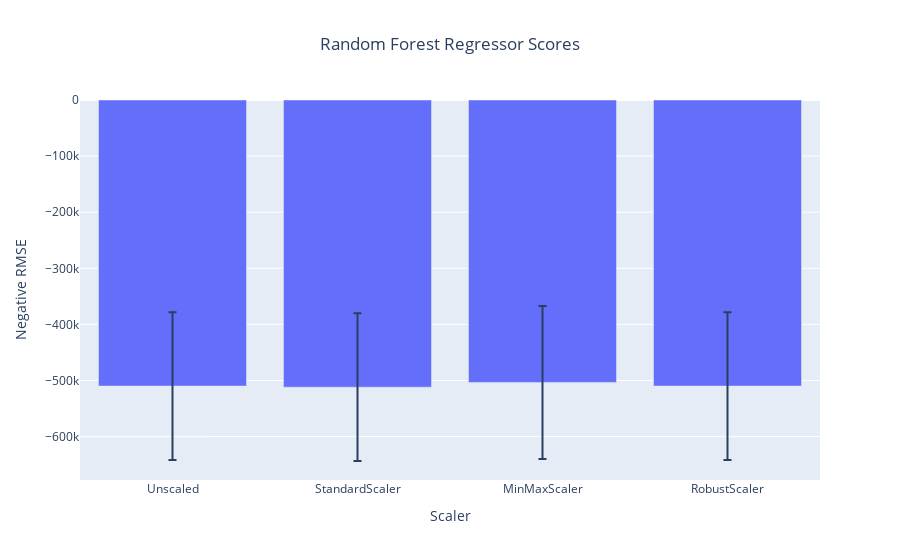

Notebook code cell kept with this figure:
### Markdown cell above
### 7.3 Random Forest

Random Forest is an ensemble method that aggregates the predictions of several decision trees to generate a final prediction. Several advantages and disadvantages of Random Forest regressors suggested by GeeksforGeeks (2024b) include:

✅ Averages the results of several decision trees which is likely to lead to increased prediction accuracy.

✅ Lowers the probability of noise within the data affecting the prediction of the model as multiple trees have to be combined.

✅ Every other advantage that decision trees have.

✖️ High computation complexity, and significant time required to train the model as number of estimators increase due to the need to combine variuos trees together for prediction.

✖️ Every other disadvantage that decision trees have.

### Code cell
from sklearn.ensemble import RandomForestRegressor

cv_scores = []
cv_scores_mean = []
cv_scores_std = []
for s in scalers:
    if s == 'Unscaled':
        X_train_scaled = X_train
    else:
        X_train_scaled = s.fit_transform(X_train)

    rf = RandomForestRegressor(random_state=42)
    scores = cross_val_score(rf, X_train_scaled, y_train, cv=10, scoring='neg_root_mean_squared_error')
    cv_scores.append(scores)
    cv_scores_mean.append(np.mean(scores))
    cv_scores_std.append(np.std(scores))

fig = px.bar(x=scaler_names, y=cv_scores_mean, error_y=cv_scores_std, title='Random Forest Regressor Scores')
fig.update_layout(xaxis_title='Scaler', yaxis_title='Negative RMSE', title_x=0.5)
fig.show()

### Figure 1 — Plotly figure (JSON) as saved in the notebook; plotly's stock layout.template omitted (floating-point values rounded to 4 significant figures)
{"data": [{"alignmentgroup": "True", "error_y": {"array": [131800.0, 131600.0, 136300.0, 131800.0]}, "hovertemplate": "x=%{x}<br>y=%{y}<extra></extra>", "legendgroup": "", "marker": {"color": "#636efa", "pattern": {"shape": ""}}, "name": "", "offsetgroup": "", "orientation": "v", "showlegend": false, "textposition": "auto", "type": "bar", "x": ["Unscaled", "StandardScaler", "MinMaxScaler", "RobustScaler"], "xaxis": "x", "y": [-509900.0, -511900.0, -503400.0, -509900.0], "yaxis": "y"}], "layout": {"barmode": "relative", "legend": {"tracegroupgap": 0}, "title": {"text": "Random Forest Regressor Scores", "x": 0.5}, "xaxis": {"anchor": "y", "domain": [0, 1], "title": {"text": "Scaler"}}, "yaxis": {"anchor": "x", "domain": [0, 1], "title": {"text": "Negative RMSE"}}}}
